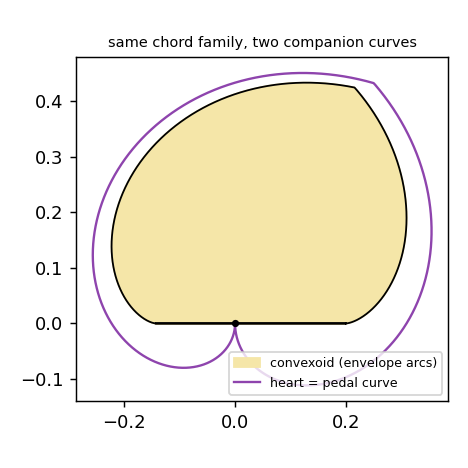

Write Python code to recreate this figure.
"""
Convexoid vs. heart-shaped pedal curve of the x3 dreamcatcher in the dyadic labelling.

Counterclockwise convention: the odd number x with binary mantissa m in [1,2)
sits at the angle t = 2*pi*(m-1). Multiplication by 3 maps t to
    Phi(t) = 3t/2 + pi   for 0 <= t < 2pi/3,
    Phi(t) = 3t/4 - pi/2 for 2pi/3 <= t < 2pi   (mod 2pi).

Computes
  1. the corner C of the convexoid (intersection of the two envelope arcs),
  2. the areas of convexoid and heart,
  3. the implicit equations of the envelope arcs (resultant method),
  4. checks of the heart polynomials x = rho*T5(rho), x = rho*T7(rho),
  5. the overlay figure heart_vs_convexoid.png.

Requirements: numpy, scipy, sympy, matplotlib
"""
import numpy as np
import sympy as sp
import matplotlib
matplotlib.use("Agg")
import matplotlib.pyplot as plt
from scipy.optimize import fsolve

# --- chord family and its two companion curves ------------------------------
def Phi(t):
    return np.where(t < 2*np.pi/3, 1.5*t + np.pi, 0.75*t - np.pi/2)

def Q_red(t):   # envelope arc, slope 3/2 (epicycloid, cusp at 1/5)
    return (3*np.exp(1j*t) - 2*np.exp(1.5j*t)) / 5

def Q_blue(t):  # envelope arc, slope 3/4 (epicycloid, cusp at -1/7)
    return (3*np.exp(1j*t) - 4j*np.exp(0.75j*t)) / 7

def heart(t):   # pedal curve w.r.t. the centre = chord midpoints
    return (np.exp(1j*t) + np.exp(1j*Phi(t))) / 2

# --- 1. corner C = Q_red(t_r) = Q_blue(t_b) ---------------------------------
def eqs(p):
    d = Q_red(p[0]) - Q_blue(p[1])
    return [d.real, d.imag]

t_r, t_b = fsolve(eqs, [1.8, 2.5], xtol=1e-14)
C = Q_red(t_r)
print(f"t_r = {t_r:.10f}, t_b = {t_b:.10f}, C = {C.real:.8f} + {C.imag:.8f}i")

# --- 2. areas ----------------------------------------------------------------
def polygon_area(z):
    return 0.5*abs(np.sum(z.real*np.roll(z.imag, -1) - z.imag*np.roll(z.real, -1)))

convexoid = np.concatenate([Q_red(np.linspace(0, t_r, 8000)),
                            Q_blue(np.linspace(t_b, 2*np.pi, 8000)),
                            np.linspace(-1/7, 1/5, 2000)[::-1]])
area_closed = 0.3*(t_r - 2*np.sin(t_r/2)) + 3/14*(2*np.pi - t_b - 4*np.cos(t_b/4))
ts = np.linspace(0, 2*np.pi, 20000, endpoint=False)
H = heart(ts)
print(f"area convexoid: {polygon_area(convexoid):.5f} (closed form {area_closed:.5f})")
print(f"area heart:     {polygon_area(H):.5f}")
dist = np.min(np.abs(H[:, None] - convexoid[None, ::8]), axis=1)
print(f"max distance heart -> convexoid boundary: {dist.max():.3f}")

# --- 3. implicit equations of the envelope arcs (resultants) ----------------
x, y, u, w = sp.symbols('x y u w')
z, zb = x + sp.I*y, x - sp.I*y
# red: u = e^{it/2},  5z = 3u^2 - 2u^3,  conjugate times u^3: 5*zb*u^3 = 3u - 2
R_red = sp.factor(sp.expand(sp.resultant(5*z - (3*u**2 - 2*u**3), 5*zb*u**3 - (3*u - 2), u)))
# blue: w = e^{it/4}, 7z = 3w^4 - 4i w^3, conjugate times w^4: 7*zb*w^4 = 3 + 4i w
R_blue = sp.factor(sp.expand(sp.resultant(7*z - (3*w**4 - 4*sp.I*w**3), 7*zb*w**4 - (3 + 4*sp.I*w), w)))
print("red envelope curve :", R_red, " degree", sp.Poly(sp.expand(R_red), x, y).total_degree())
print("blue envelope curve: degree", sp.Poly(sp.expand(R_blue), x, y).total_degree())
for name, R, Q, rng in [("red", R_red, Q_red, (0, t_r)), ("blue", R_blue, Q_blue, (t_b, 2*np.pi))]:
    f = sp.lambdify((x, y), R, "numpy")
    pts = Q(np.linspace(*rng, 50))
    print(f"  residual on {name} arc: {np.max(np.abs(f(pts.real, pts.imag))):.2e}")

# --- 4. heart polynomials (x = rho*T5(rho), x = rho*T7(rho)) -----------------
r = sp.symbols('r')
T5, T7 = sp.chebyshevt(5, r), sp.chebyshevt(7, r)
for name, T, rng in [("red", T5, (0, 2*np.pi/3)), ("blue", T7, (2*np.pi/3, 2*np.pi))]:
    g = sp.lambdify(r, sp.expand(r*T), "numpy")
    pts = heart(np.linspace(rng[0] + 1e-3, rng[1] - 1e-3, 200))
    print(f"heart {name} piece on x = rho*T{5 if T == T5 else 7}(rho): "
          f"residual {np.max(np.abs(g(np.abs(pts)) - pts.real)):.2e}")

# --- 5. figure -----------------------------------------------------------------
fig, ax = plt.subplots(figsize=(3.6, 3.6))
ax.fill(convexoid.real, convexoid.imag, color='#f5e6a8', label='convexoid (envelope arcs)')
ax.plot(convexoid.real, convexoid.imag, 'k', lw=1)
ax.plot(H.real, H.imag, color='#8e44ad', lw=1.3, label='heart = pedal curve')
ax.plot(0, 0, 'ko', ms=3)
ax.set_aspect('equal')
ax.legend(fontsize=7, loc='lower right')
ax.set_title('same chord family, two companion curves', fontsize=8)
plt.tight_layout()
plt.savefig('heart_vs_convexoid.png', dpi=130)
print("saved heart_vs_convexoid.png")
